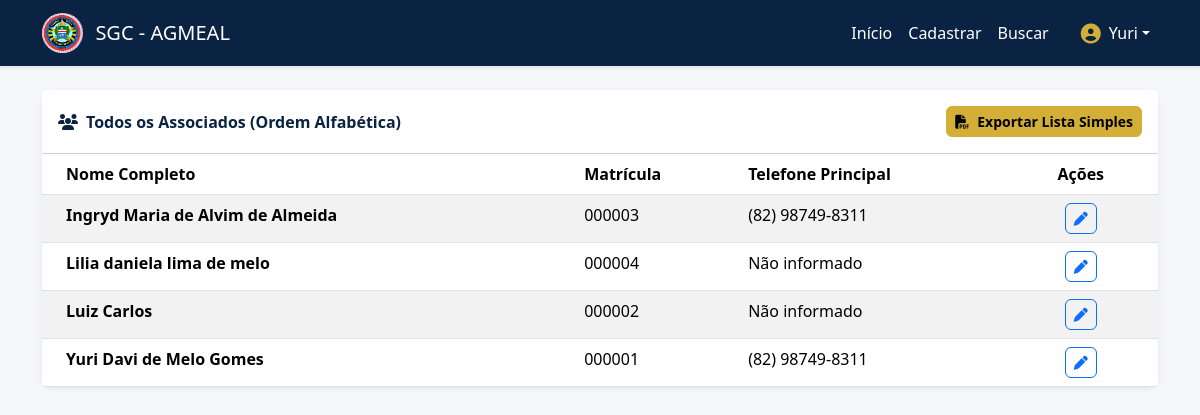
/listar (signed in), run on the app's committed database.
### app/database.py (models this page shows)
class Associado(db.Model):
    __tablename__ = 'associados'
    id = db.Column(db.Integer, primary_key=True)
    nome = db.Column(db.String(100), nullable=False)
    matricula = db.Column(db.String(20), unique=True, nullable=False)
    rg = db.Column(db.String(10), nullable=False) # <--- ALTERADO DE 20 PARA 10
    cpf = db.Column(db.String(14), unique=True, nullable=False)
    telefone = db.Column(db.String(15), nullable=True)
    telefone_whatsapp = db.Column(db.String(15), nullable=True)
    foto_perfil = db.Column(db.String(255), nullable=True)
    endereco = db.Column(db.Text, nullable=False)
    data_nascimento = db.Column(db.Date, nullable=False)
    email = db.Column(db.String(100), nullable=False)
    data_admissao = db.Column(db.Date, nullable=False)
    dependentes = db.Column(db.Text, nullable=True)
    data_criacao = db.Column(db.DateTime, default=datetime.utcnow)

### app/main.py (the view)
@app.route('/listar')
@login_required
def listar_todos():
    associados = Associado.query.order_by(Associado.nome).all()
    return render_template('listar.html', username=session.get('username'), associados=associados)

### app/main.py (called while the page is built)
@app.before_request
def verificar_primeiro_acesso():
    if request.endpoint in ['setup', 'static']:
        return
    if Usuario.query.count() == 0:
        return redirect(url_for('setup'))

@app.after_request
def add_header(response):
    response.headers["Cache-Control"] = "no-cache, no-store, must-revalidate"
    response.headers["Pragma"] = "no-cache"
    response.headers["Expires"] = "0"
    return response

def login_required(f):
    @wraps(f)
    def decorated_function(*args, **kwargs):
        if 'usuario_id' not in session:
            flash('Por favor, faça login para acessar o sistema.', 'warning')
            return redirect(url_for('login'))
        return f(*args, **kwargs)
    return decorated_function

### app/templates/listar.html (shortened to what this page needs)
{% extends "base.html" %}
{% block content %}
<div class="card shadow-sm border-0 mb-4">
    <div class="card-header bg-white fw-bold d-flex justify-content-between align-items-center py-3" style="color: var(--agmeal-azul);">
        <span><i class="fa-solid fa-users me-2"></i>Todos os Associados (Ordem Alfabética)</span>
        {% if associados|length > 0 %}
        <a href="/exportar_lista_simples" target="_blank" class="btn btn-sm btn-ouro">
            <i class="fa-solid fa-file-pdf me-2"></i>Exportar Lista Simples
        </a>
        {% endif %}
    </div>
    <div class="card-body p-0">
        <div class="table-responsive">
            <table class="table table-hover table-striped mb-0">
                <thead style="background-color: var(--agmeal-azul); color: white;">
                    <tr>
                        <th class="ps-4">Nome Completo</th>
                        <th>Matrícula</th>
                        <th>Telefone Principal</th>
                        <th class="text-center pe-4">Ações</th>
                    </tr>
                </thead>
                <tbody>
                    {% for pessoa in associados %}
                    <tr>
                        <td class="ps-4"><strong>{{ pessoa.nome }}</strong></td>
                        <td>{{ pessoa.matricula }}</td>
                        <td>{{ pessoa.telefone or pessoa.telefone_whatsapp or 'Não informado' }}</td>
                        <td class="text-center pe-4">
                            <a href="/editar/{{ pessoa.id }}" class="btn btn-sm btn-outline-primary" title="Editar"><i class="fa-solid fa-pen"></i></a>
                        </td>
                    </tr>
                    {% endfor %}
                </tbody>
            </table>
        </div>
    </div>
</div>
{% endblock %}

### app/static/css/style.css (style rules this page uses)
:root { --agmeal-azul: #0A2342; --agmeal-azul-claro: #143866; --agmeal-ouro: #D4AF37; --agmeal-ouro-escuro: #B8962F; }
body { background-color: #F4F6F9; font-family: 'Segoe UI', Tahoma, Geneva, Verdana, sans-serif; }
.card { border: none; border-radius: 10px; transition: all 0.3s ease; }
.btn { transition: all 0.25s ease-in-out; border-radius: 6px; }
.btn-ouro { background-color: var(--agmeal-ouro); border-color: var(--agmeal-ouro); color: #000 !important; font-weight: bold; }

### data on the page
Associado: nome "Ingryd Maria de Alvim de Almeida", matricula "000003", telefone "(82) 98749-8311"
Associado: nome "Lilia daniela lima de melo", matricula "000004", telefone+telefone_whatsapp "Não informado"
Associado: nome "Luiz Carlos", matricula "000002", telefone+telefone_whatsapp "Não informado"
Associado: nome "Yuri Davi de Melo Gomes", matricula "000001", telefone "(82) 98749-8311"

### other printed values
{{ username }} "Yuri"
